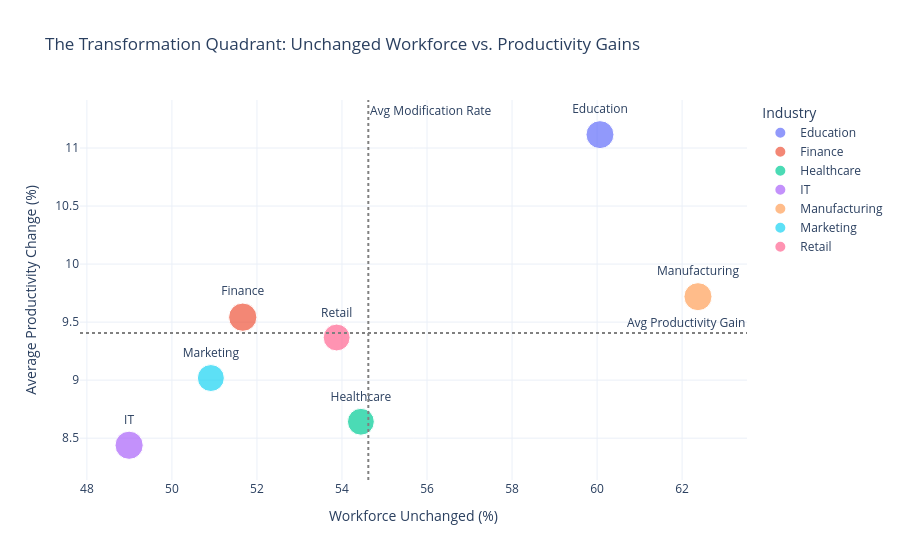

The code cell stored with this chart in its notebook:
### Code cell
# 1. Filter for 'Modified' jobs only
mod_df = df[df['Job_Status'] == 'Unchanged']  # <--- This to show what sectors are resisting change and how that correlates with productivity (could be interesting to show both Modified and Unchanged in the final portfolio)

# 2. Calculate Total Workers per Industry (to get the ratio)
total_counts = df['Industry'].value_counts().reset_index()
total_counts.columns = ['Industry', 'Total_Workers']

# 3. Calculate Average Productivity AND Count of Modified Workers
mod_stats = mod_df.groupby('Industry').agg(
    Modified_Count=('Job_Status', 'count'),  # <--- Safely counts the rows using a known column
    Avg_Productivity=('Productivity_Change_%', 'mean')
).reset_index()
# 4. Merge and Calculate the Modification Ratio (%)
mod_merged = pd.merge(mod_stats, total_counts, on='Industry')
mod_merged['Modification_Rate'] = (mod_merged['Modified_Count'] / mod_merged['Total_Workers']) * 100

# 5. Create the Scatter Plot (Bubble Chart)
fig = px.scatter(
    mod_merged, 
    x='Modification_Rate', 
    y='Avg_Productivity', 
    size='Total_Workers', # Bubble size represents the size of the industry
    color='Industry',
    text='Industry',
    title="The Transformation Quadrant: Unchanged Workforce vs. Productivity Gains",
    labels={
        'Modification_Rate': 'Workforce Unchanged (%)',
        'Avg_Productivity': 'Average Productivity Change (%)'
    },
    template="plotly_white"
)

# 6. Polish the chart (push text labels slightly above bubbles)
fig.update_traces(textposition='top center')

# Optional: Add dashed lines to show the average across ALL industries
fig.add_hline(y=mod_merged['Avg_Productivity'].mean(), line_dash="dot", line_color="gray", annotation_text="Avg Productivity Gain")
fig.add_vline(x=mod_merged['Modification_Rate'].mean(), line_dash="dot", line_color="gray", annotation_text="Avg Modification Rate")

fig.show()

### Figure 1 — Plotly figure (JSON) as saved in the notebook; plotly's stock layout.template omitted (floating-point values rounded to 4 significant figures)
{"data": [{"hovertemplate": "Industry=%{text}<br>Workforce Unchanged (%)=%{x}<br>Average Productivity Change (%)=%{y}<br>Total_Workers=%{marker.size}<extra></extra>", "legendgroup": "Education", "marker": {"color": "#636efa", "size": [293], "sizemode": "area", "sizeref": 0.75, "symbol": "circle"}, "mode": "markers+text", "name": "Education", "orientation": "v", "showlegend": true, "text": ["Education"], "textposition": "top center", "type": "scatter", "x": [60.07], "xaxis": "x", "y": [11.12], "yaxis": "y"}, {"hovertemplate": "Industry=%{text}<br>Workforce Unchanged (%)=%{x}<br>Average Productivity Change (%)=%{y}<br>Total_Workers=%{marker.size}<extra></extra>", "legendgroup": "Finance", "marker": {"color": "#EF553B", "size": [300], "sizemode": "area", "sizeref": 0.75, "symbol": "circle"}, "mode": "markers+text", "name": "Finance", "orientation": "v", "showlegend": true, "text": ["Finance"], "textposition": "top center", "type": "scatter", "x": [51.67], "xaxis": "x", "y": [9.543], "yaxis": "y"}, {"hovertemplate": "Industry=%{text}<br>Workforce Unchanged (%)=%{x}<br>Average Productivity Change (%)=%{y}<br>Total_Workers=%{marker.size}<extra></extra>", "legendgroup": "Healthcare", "marker": {"color": "#00cc96", "size": [270], "sizemode": "area", "sizeref": 0.75, "symbol": "circle"}, "mode": "markers+text", "name": "Healthcare", "orientation": "v", "showlegend": true, "text": ["Healthcare"], "textposition": "top center", "type": "scatter", "x": [54.44], "xaxis": "x", "y": [8.642], "yaxis": "y"}, {"hovertemplate": "Industry=%{text}<br>Workforce Unchanged (%)=%{x}<br>Average Productivity Change (%)=%{y}<br>Total_Workers=%{marker.size}<extra></extra>", "legendgroup": "IT", "marker": {"color": "#ab63fa", "size": [298], "sizemode": "area", "sizeref": 0.75, "symbol": "circle"}, "mode": "markers+text", "name": "IT", "orientation": "v", "showlegend": true, "text": ["IT"], "textposition": "top center", "type": "scatter", "x": [48.99], "xaxis": "x", "y": [8.439], "yaxis": "y"}, {"hovertemplate": "Industry=%{text}<br>Workforce Unchanged (%)=%{x}<br>Average Productivity Change (%)=%{y}<br>Total_Workers=%{marker.size}<extra></extra>", "legendgroup": "Manufacturing", "marker": {"color": "#FFA15A", "size": [295], "sizemode": "area", "sizeref": 0.75, "symbol": "circle"}, "mode": "markers+text", "name": "Manufacturing", "orientation": "v", "showlegend": true, "text": ["Manufacturing"], "textposition": "top center", "type": "scatter", "x": [62.37], "xaxis": "x", "y": [9.719], "yaxis": "y"}, {"hovertemplate": "Industry=%{text}<br>Workforce Unchanged (%)=%{x}<br>Average Productivity Change (%)=%{y}<br>Total_Workers=%{marker.size}<extra></extra>", "legendgroup": "Marketing", "marker": {"color": "#19d3f3", "size": [273], "sizemode": "area", "sizeref": 0.75, "symbol": "circle"}, "mode": "markers+text", "name": "Marketing", "orientation": "v", "showlegend": true, "text": ["Marketing"], "textposition": "top center", "type": "scatter", "x": [50.92], "xaxis": "x", "y": [9.018], "yaxis": "y"}, {"hovertemplate": "Industry=%{text}<br>Workforce Unchanged (%)=%{x}<br>Average Productivity Change (%)=%{y}<br>Total_Workers=%{marker.size}<extra></extra>", "legendgroup": "Retail", "marker": {"color": "#FF6692", "size": [271], "sizemode": "area", "sizeref": 0.75, "symbol": "circle"}, "mode": "markers+text", "name": "Retail", "orientation": "v", "showlegend": true, "text": ["Retail"], "textposition": "top center", "type": "scatter", "x": [53.87], "xaxis": "x", "y": [9.367], "yaxis": "y"}], "layout": {"annotations": [{"showarrow": false, "text": "Avg Productivity Gain", "x": 1, "xanchor": "right", "xref": "x domain", "y": 9.406, "yanchor": "bottom", "yref": "y"}, {"showarrow": false, "text": "Avg Modification Rate", "x": 54.62, "xanchor": "left", "xref": "x", "y": 1, "yanchor": "top", "yref": "y domain"}], "legend": {"itemsizing": "constant", "title": {"text": "Industry"}, "tracegroupgap": 0}, "shapes": [{"line": {"color": "gray", "dash": "dot"}, "type": "line", "x0": 0, "x1": 1, "xref": "x domain", "y0": 9.406, "y1": 9.406, "yref": "y"}, {"line": {"color": "gray", "dash": "dot"}, "type": "line", "x0": 54.62, "x1": 54.62, "xref": "x", "y0": 0, "y1": 1, "yref": "y domain"}], "title": {"text": "The Transformation Quadrant: Unchanged Workforce vs. Productivity Gains"}, "xaxis": {"anchor": "y", "domain": [0, 1], "title": {"text": "Workforce Unchanged (%)"}}, "yaxis": {"anchor": "x", "domain": [0, 1], "title": {"text": "Average Productivity Change (%)"}}}}
